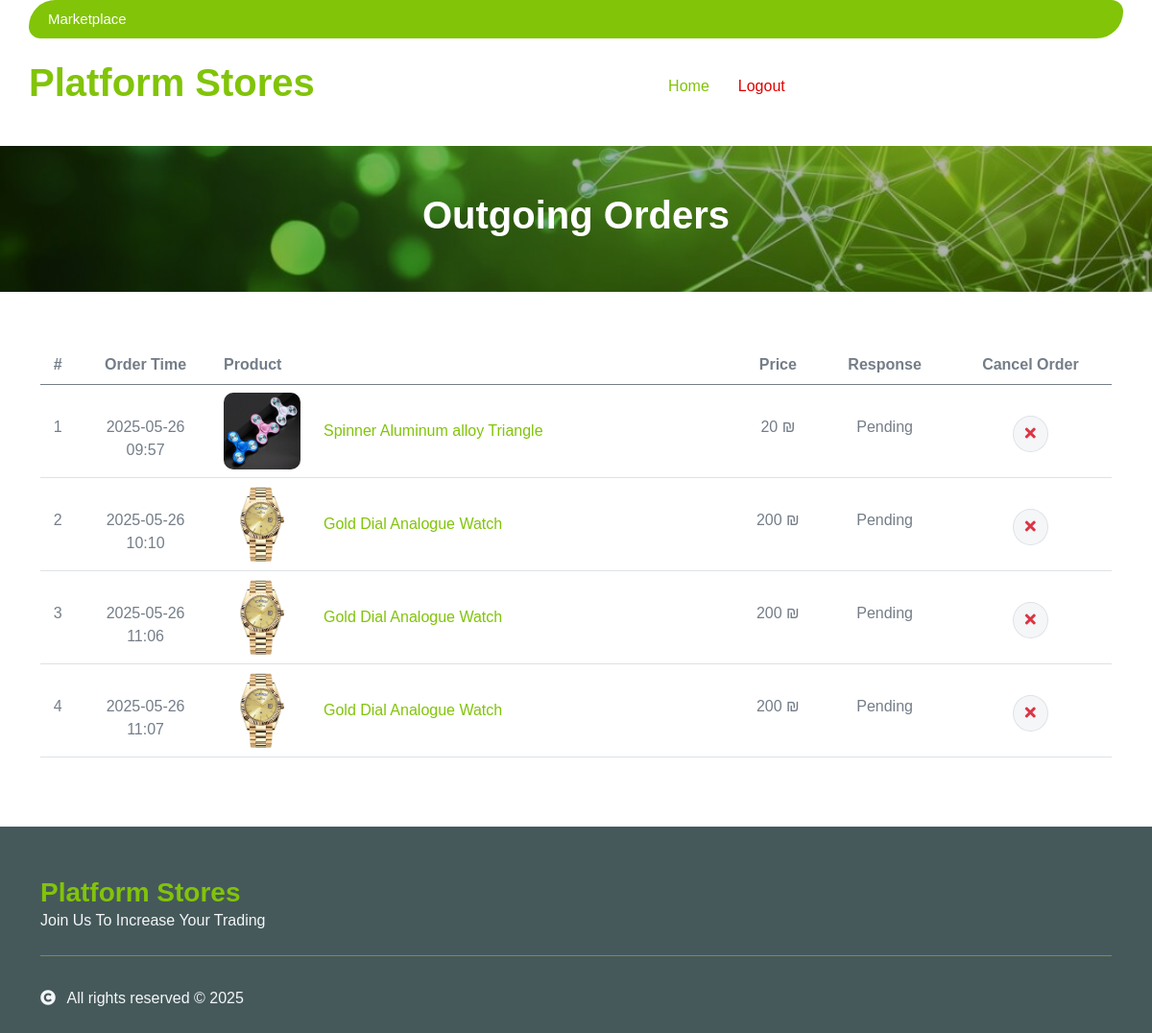
/sent_orders.php (signed in), run on the app's committed database.
### tables this page shows
CREATE TABLE `orders_list` (
  `id` int UNSIGNED NOT NULL,
  `sent_datetime` datetime DEFAULT CURRENT_TIMESTAMP,
  `product_id` int DEFAULT NULL,
  `by_user_id` int DEFAULT NULL,
  `client_response` int DEFAULT '0' COMMENT '0.wait 1.accept 2.reject',
  `amount` int DEFAULT NULL,
  `is_canceled_row` tinyint DEFAULT '0'
);

CREATE TABLE `products` (
  `id` int NOT NULL,
  `publish_datetime` datetime NOT NULL DEFAULT CURRENT_TIMESTAMP,
  `title` varchar(200) DEFAULT NULL,
  `img` varchar(50) DEFAULT NULL,
  `price` float DEFAULT NULL,
  `description` mediumtext,
  `category_id` int DEFAULT NULL,
  `by_user_id` int DEFAULT NULL,
  `brand_copy` int DEFAULT NULL COMMENT '1.brand 2.copy',
  `is_canceled_row` tinyint NOT NULL DEFAULT '0'
);

### sent_orders.php (the view, shortened to what this page needs)
<?php
include "header.php";
?>
<div class="container-fluid page-header py-5">
    <h1 class="text-center text-white display-6">Outgoing Orders</h1>
</div>
<br><br>
<div class="container-fluid py-1">
    <div class="container py-1">
        <div class="table-responsive">
            <table class="table" dir="ltr">
                <thead>
                  <tr>
                    <th class="text-center" scope="col">#</th>
                    <th class="text-center" scope="col">Order Time</th>
                    <th scope="col">Product</th>
                    <th class="text-center" scope="col">Price</th>
                    <th class="text-center" scope="col">Response</th>
                    <th class="text-center" scope="col">Cancel Order</th>
                  </tr>
                </thead>
                <tbody>
                  <?php
                  $sql = "SELECT orders_list.id as order_id, orders_list.sent_datetime as order_sent_datetime, orders_list.client_response, products.*, CONCAT(fullname,' ',nickname) AS user_name FROM orders_list LEFT JOIN products ON products.id=orders_list.product_id LEFT JOIN users ON users.id=products.by_user_id WHERE 1 AND orders_list.is_canceled_row=0 AND orders_list.by_user_id=$_SESSION[user_id]";
                  $query = mysqli_query($connect, $sql);
                  $row_No = 0;
                  while($row = mysqli_fetch_array($query)) {
                      $row_No += 1;
                  ?>
                    <tr>
                        <td class="text-center">
                            <p class="mb-0 mt-4"><?php echo $row_No; ?></p>
                        </td>
                        <td class="text-center">
                            <p class="mb-0 mt-4"><?php echo date("Y-m-d", strtotime($row['order_sent_datetime'])); ?><br><?php echo date("H:i", strtotime($row['order_sent_datetime'])); ?></p>
                        </td>
                        <td class="text-center">
                            <div class="d-flex align-items-center">
                                <img src="uploads/<?php echo $row['img']; ?>" class="img-fluid mp-5 rounded" style="width: 80px; height: 80px;" alt="">
                                <p class="m-4 mt-4"><a href="product_details.php?product_id=<?php echo $row['id']; ?>"><?php echo $row['title']; ?></a></p>
                            </div>
                        </td>
                        <td class="text-center">
                            <p class="mb-0 mt-4"><?php echo $row['price']; ?> ₪</p>
                        </td>
                        <td class="text-center">
                            <p class="mb-0 mt-4"><?php echo array(0=>"Pending",1=>"Approved",2=>"Rejected")[intval($row['client_response'])]; ?></p>
                        </td>
                        <td class="text-center">
                            <button class="btn btn-md rounded-circle bg-light border mt-4" onclick="delete_order(this, <?php echo $row['order_id']; ?>)">
                                <i class="fa fa-times text-danger"></i>
                            </button>
                        </td>
                    </tr>
                  <?php
                  }
                  ?>
                </tbody>
            </table>
        </div>
    </div>
</div>
<?php
include "footer.php";
?>

### assets/css/style.css (style rules this page uses)
.btn { font-weight: 600; transition: .5s; }
.page-header { position: relative; background: linear-gradient(rgba(0, 0, 0, 0.3), rgba(0, 0, 0, 0.3)), url(../img/header-img.jpg); background-position: center center; background-repeat: no-repeat; background-size: cover; }
@media (min-width: 992px) { .hero-header, .page-header { margin-top: 152px !important; } }

### data on the page
orders_list: sent_datetime "2025-05-26", sent_datetime "09:57", product.img (picture), product.title "Spinner Aluminum alloy Triangle", product.price "20", client_response "Pending"
orders_list: sent_datetime "2025-05-26", sent_datetime "10:10", product.img (picture), product.title "Gold Dial Analogue Watch", product.price "200", client_response "Pending"
orders_list: sent_datetime "2025-05-26", sent_datetime "11:06", product.img (picture), product.title "Gold Dial Analogue Watch", product.price "200", client_response "Pending"
orders_list: sent_datetime "2025-05-26", sent_datetime "11:07", product.img (picture), product.title "Gold Dial Analogue Watch", product.price "200", client_response "Pending"
